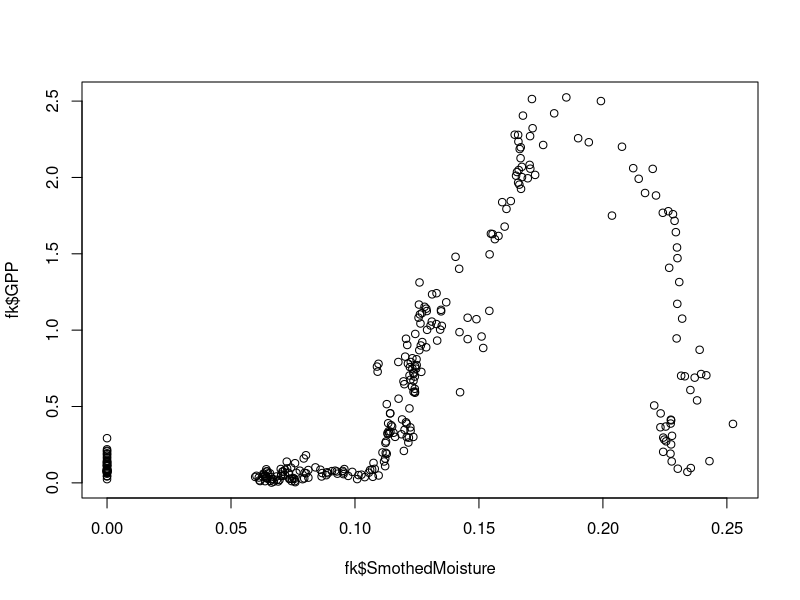
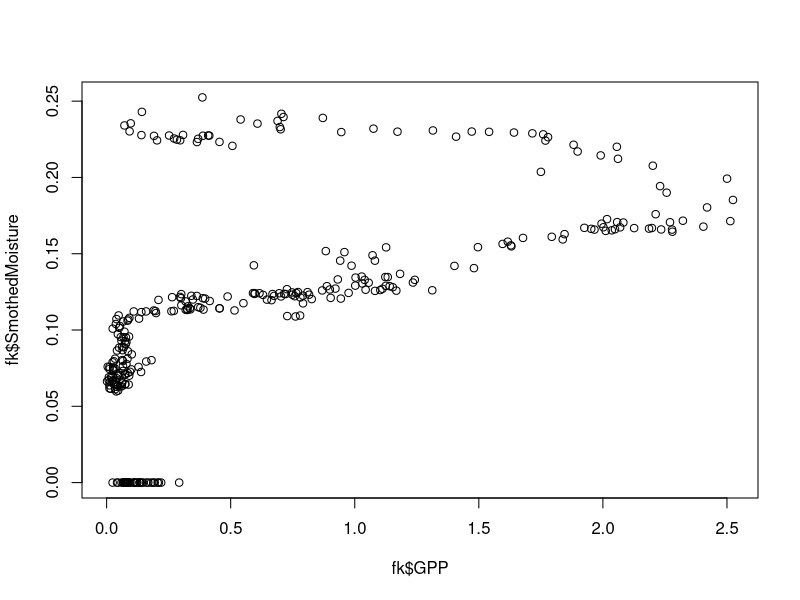
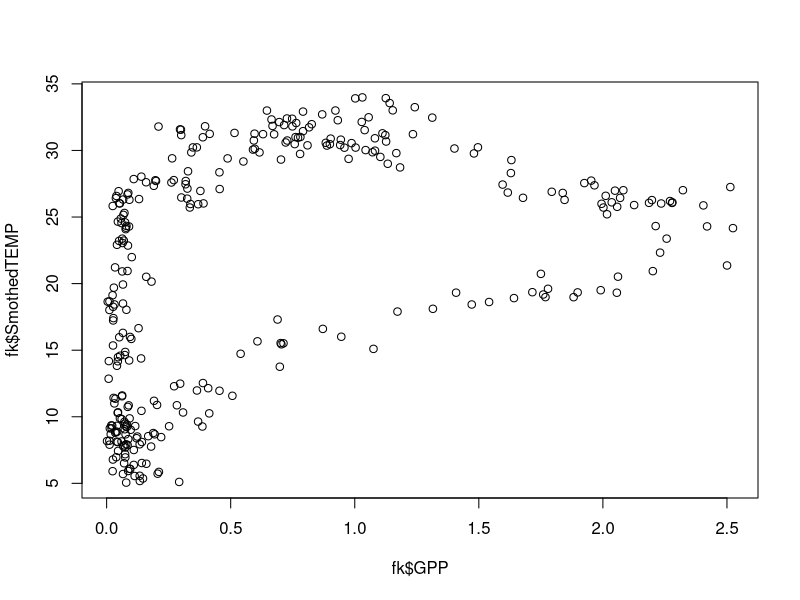

Generate these figures, in order, with R: (Note: this script raises an error after producing the figures.)
#author Dave Moore
#purpose exploring hypotheses to explain the seasonal dynamics of soil respiration
#fk = read.csv("data/dummyGPP.csv", header=TRUE)
#fk is fake data that i created based on eyeballing the data in Roby et al 2019 

# Test with the non-pulse Kendall data from 2020 
fk = read.csv("data/NONpulse2020.csv", header=TRUE) 
fk$SmothedMoisture =fk$meanSWC15/100
fk$SmothedTEMP = fk$meanST15
fk$GPP = fk$meanGPP

plot(fk$SmothedMoisture,fk$GPP)
plot (fk$GPP,fk$SmothedMoisture)
plot (fk$GPP,fk$SmothedTEMP)

#test

plot(SM, fk$meanRECO)

# Fsoil = Fref * θ [1 − c(θ − θopt)]^2*ebTs ,
# Where Ts – in soil temperature, θ – soil moisture, Fref - is the basal Fsoil when Ts is 0 ◦C (µmol CO2 m−2 s −1 ),  θopt – optimum soil moisture for the biggest efflux.
Fref = 0.75
SMopt = 0.125
SM=fk$SmothedMoisture
Tsoil=fk$SmothedTEMP
c2=60
b2=0.04
#equation 2 from Roby et al 2019

Fsoil_eq2 = Fref*(1-c2*(SM-SMopt)^2)*exp(b2*Tsoil)
plot (Fsoil_eq2)


plot(Tsoil,fk$meanRECO)
GPP = fk$GPP
Fref_eq4 = 0.25
GPPmax = max(GPP)
#parameters MODIFIED from Roby et al 2019
c4 = 56.54 #changing this makes a really big difference to the magnitude of the flux
b4 = 0.04
n=0.84

plot(SM,fk$meanRECO)
#equation 4 from Roby et al 2019
Fsoil_eq4=Fref_eq4*((GPP/GPPmax +n)/1+n) *(1-c4*(SMopt-SM)^2)*exp(b4*Tsoil)

fk$Fsoil_eq4=Fsoil_eq4

plot(Fsoil_eq4)

plot(Fsoil_eq4, fk$meanRECO)
plot(Fsoil_eq4)
plot(fk$meanRECO)

## smooth plot

fk %>%
  ggplot(aes(x=DOY, y = Fsoil_eq4))+
  geom_point(size=2, shape = 1)+
  theme_bw()+
  ggtitle("Modeled Ecosystem Respiration \n using Eq 4 from Roby et al 2019") +
  xlab("Day of Year") + # for the x axis label
  ylab("Total Ecosystem Respiration \n (gC m-2 d-1)") + # for the y axis label
  theme(text = element_text(size = 20))


#Xy plot
fk %>%
  ggplot(aes(x=meanRECO, y = Fsoil_eq4))+
  geom_point(size=2, shape = 1)+
  #geom_smooth()+
  theme_bw()+
  ggtitle("Modeled Ecosystem Respiration \n using Eq 4 from Roby et al 2019") +
  xlab("Measured TER \n (gC m-2 d-1)") + # for the x axis label
  ylab("Modeled TER \n (gC m-2 d-1)") + # for the y axis label
  theme(text = element_text(size = 20))+
  stat_regline_equation(aes(label = paste(..eq.label..,..rr.label.., sep = "~~~~")))+
  stat_smooth(method = "lm", 
              #formula = y ~ poly(x, 2),size = 1
  )
